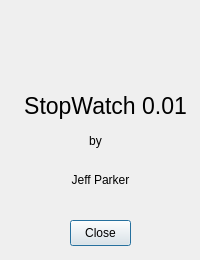
<?xml version="1.0" encoding="UTF-8"?>
<ui version="4.0">
 <class>About</class>
 <widget class="QDialog" name="About">
  <property name="geometry">
   <rect>
    <x>0</x>
    <y>0</y>
    <width>200</width>
    <height>260</height>
   </rect>
  </property>
  <property name="minimumSize">
   <size>
    <width>200</width>
    <height>260</height>
   </size>
  </property>
  <property name="maximumSize">
   <size>
    <width>200</width>
    <height>260</height>
   </size>
  </property>
  <property name="windowTitle">
   <string>About StopWatch</string>
  </property>
  <widget class="QPushButton" name="pushButton">
   <property name="geometry">
    <rect>
     <x>70</x>
     <y>220</y>
     <width>61</width>
     <height>26</height>
    </rect>
   </property>
   <property name="text">
    <string>Close</string>
   </property>
  </widget>
  <widget class="QLabel" name="label">
   <property name="geometry">
    <rect>
     <x>20</x>
     <y>90</y>
     <width>171</width>
     <height>31</height>
    </rect>
   </property>
   <property name="font">
    <font>
     <pointsize>17</pointsize>
    </font>
   </property>
   <property name="text">
    <string>StopWatch 0.01</string>
   </property>
   <property name="alignment">
    <set>Qt::AlignCenter</set>
   </property>
  </widget>
  <widget class="QLabel" name="label_2">
   <property name="geometry">
    <rect>
     <x>60</x>
     <y>130</y>
     <width>71</width>
     <height>21</height>
    </rect>
   </property>
   <property name="text">
    <string>by</string>
   </property>
   <property name="alignment">
    <set>Qt::AlignCenter</set>
   </property>
  </widget>
  <widget class="QLabel" name="label_3">
   <property name="geometry">
    <rect>
     <x>60</x>
     <y>170</y>
     <width>81</width>
     <height>20</height>
    </rect>
   </property>
   <property name="text">
    <string>Jeff Parker</string>
   </property>
   <property name="alignment">
    <set>Qt::AlignCenter</set>
   </property>
  </widget>
  <widget class="QLabel" name="ImgAboutLabel">
   <property name="geometry">
    <rect>
     <x>72</x>
     <y>20</y>
     <width>64</width>
     <height>64</height>
    </rect>
   </property>
   <property name="text">
    <string/>
   </property>
  </widget>
 </widget>
 <resources/>
 <connections/>
</ui>
